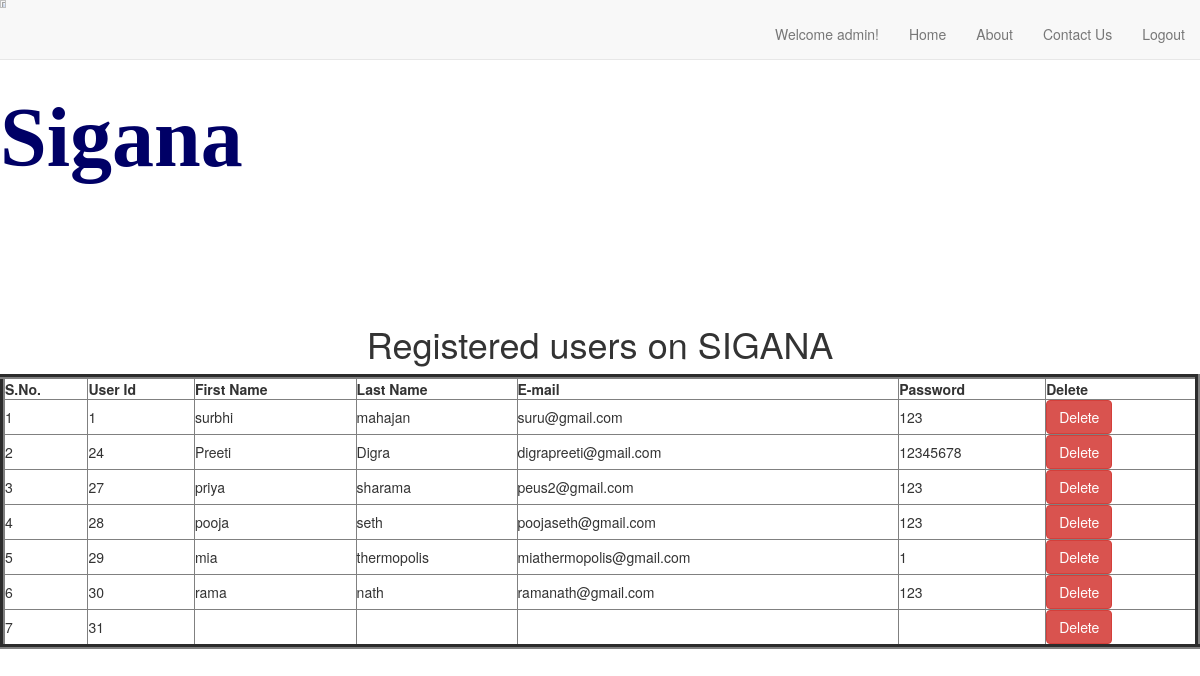
Page /viewusers.php on the committed database.
### tables this page shows
CREATE TABLE `users` (
  `id` int(100) NOT NULL,
  `fname` varchar(50) NOT NULL,
  `lname` varchar(50) NOT NULL,
  `ffname` varchar(50) NOT NULL,
  `mfname` varchar(50) NOT NULL,
  `dob` date NOT NULL,
  `gender` varchar(10) NOT NULL,
  `address` varchar(255) NOT NULL,
  `weight` int(11) NOT NULL,
  `birthplace` varchar(255) NOT NULL,
  `birthtime` time NOT NULL,
  `maxloc` varchar(255) NOT NULL,
  `t4` varchar(255) NOT NULL,
  `t3` varchar(255) NOT NULL,
  `t5` varchar(255) NOT NULL,
  `t2` varchar(255) NOT NULL,
  `sound` varchar(255) NOT NULL,
  `email` varchar(100) NOT NULL,
  `pwd` varchar(30) NOT NULL,
  `cpwd` varchar(30) NOT NULL
);

### viewusers.php (the view, shortened to what this page needs)
<!DOCTYPE html PUBLIC "-//W3C//DTD XHTML 1.0 Transitional//EN" "http://www.w3.org/TR/xhtml1/DTD/xhtml1-transitional.dtd">
<html xmlns="http://www.w3.org/1999/xhtml">
<head>
<link rel="stylesheet" href="bootstrap.min.css">
</head>
<body bgcolor="#E6E6E6">
<nav class="navbar navbar-default navbar-fixed-top">
  <div class="container-fluid">
    <div class="navbar-header">
    <img class="logo" src="images/new.png"/>
      <a class="navbar-brand" href="#"></a>
    </div>
    <ul class="nav navbar-nav navbar-right l1">
        <li><a href="#">Welcome admin!</a> </li>
    <li><a href="11.php">Home</a></li>
      <li>
        <a href="about.html">About</a>
      </li>
      <li><a href="contact.html">Contact Us</a></li>
	<li><a href="logout.php">Logout</a></li>
    </ul>
    </div>
</nav>
<div class="box">
<br />
<br />
<br />
<div class="lt" align="center"><b>Sigana</b>
</div>
</div>
 <h1 align="center">Registered users on SIGANA</h1>
 <table border="5"align ="center" style="width:100%">
        <thead>
        <tr>
             <th>S.No.</th>
            <th>User Id</th>
            <th>First Name</th>
             <th>Last Name</th>
            <th> E-mail</th>
            <th>Password</th>
            <th>Delete</th>
        </tr>
        </thead>
    <?php
        include("db.php");
  $count=1;
        $view_users_query="select * from `users`";
        $run=mysqli_query($con,$view_users_query);
        while($row=mysqli_fetch_array($run))
          {
            $id=$row[0];
            $fname=$row[1];
            $lname=$row[2];
            $email=$row[17];
            $pwd=$row[18];
   ?>
        <tr>
            <td><?php echo $count; ?></td>
            <td><?php echo $id;  ?></td>
            <td><?php echo $fname; ?></td>
            <td><?php echo $lname; ?></td>
            <td><?php echo $email;  ?></td>
            <td><?php echo $pwd;  ?></td>
            <td><a href="delete.php?del=<?php echo $id ?>"><button class="btn btn-danger">Delete</button></a></td>
        </tr>
        <?php $count++;} ?>
    </table>
</body>
</html>

### viewusers.php (style rules this page uses)
.logo { position: fixed; top:0; left:0; height:10%; width:7%; }
.box { height:250px; width:100%; margin-top:4.5%; -webkit-animation:myani 5s; -webkit-animation-iteration-count:infinite; }
.lt { width:20%; height:55px; color:#006; font-size:600%; font-family:"vivaldi"; position: relative; margin-top:-3%; -webkit-animation: mymove 5s infinite; animation: mymove 10s infinite; }
.l1 { margin-top:9px; }

### rows in the picture
users: id "1", fname "surbhi", lname "mahajan", email "suru@gmail.com", pwd "123"
users: id "24", fname "Preeti", lname "Digra", email "digrapreeti@gmail.com", pwd "12345678"
users: id "27", fname "priya", lname "sharama", email "peus2@gmail.com", pwd "123"
users: id "28", fname "pooja", lname "seth", email "poojaseth@gmail.com", pwd "123"
users: id "29", fname "mia", lname "thermopolis", email "miathermopolis@gmail.com", pwd "1"
users: id "30", fname "rama", lname "nath", email "ramanath@gmail.com", pwd "123"
users: id "31"
